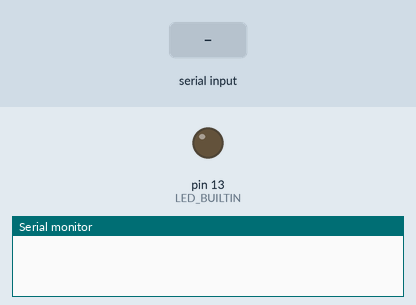
Simulated run of this sketch. Board: Arduino Uno, built with avr-gcc and run on an emulated ATmega328P. On the bench: output pins drawn as LEDs (lit = HIGH), the last lines printed to the serial monitor. The test bench sets the inputs (shaded band).

Above: at 1.2 s.
1.3 s: "1\n" received over Serial
At 1.8 s:
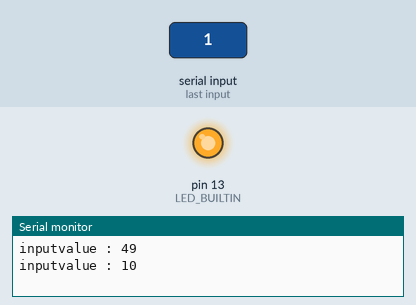
2.8 s: "0\n" received over Serial
At 4.1 s:
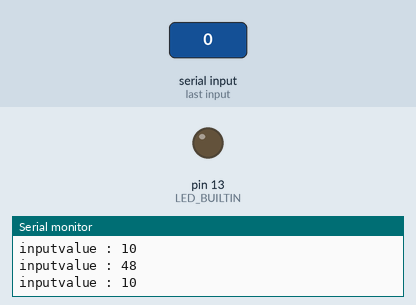
Timing chart, 0 to 5.8 s (numbered marks = the images above; inputs shaded):
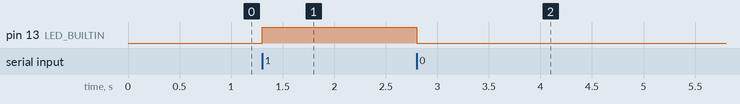

The sketch:

Serial.ino
```cpp
/*
  Serial 통신
  아두이노보드간, 아두이노와 IDE사이의 통신을 지원한다.
  최초 동일한 baudrate설정후, 시리얼모니터에 입출력이 가능하다
*/

void setup()
{
  //Serial통신 초기화
  //baurate 통신속도 지정
  Serial.begin(9600);
  pinMode(13, OUTPUT);
}

void loop()
{
  //사용자 입력값이 있는 경우만 처리
  if(Serial.available())
  {
    int value = (int)Serial.read();
    Serial.print("inputvalue : ");
    Serial.println(value);

    //개행문자는 조기리턴처리
  if(value == 13 || value == 10)
    return;

    digitalWrite(LED_BUILTIN, value == 49 ? HIGH : LOW);
  }


  /*
  // turn the LED on (HIGH is the voltage level)
  digitalWrite(13, HIGH);
  Serial.println(HIGH);
  delay(1000); // Wait for 1000 millisecond(s)
  // turn the LED off by making the voltage LOW
  digitalWrite(13, LOW);
  Serial.println(LOW);
  delay(1000); // Wait for 1000 millisecond(s)
  */
}
```

Measured:
- after the input at 1.3 s, pin 13 (LED_BUILTIN): LOW → HIGH at once
- after the input at 2.8 s, pin 13 (LED_BUILTIN): HIGH → LOW at once
